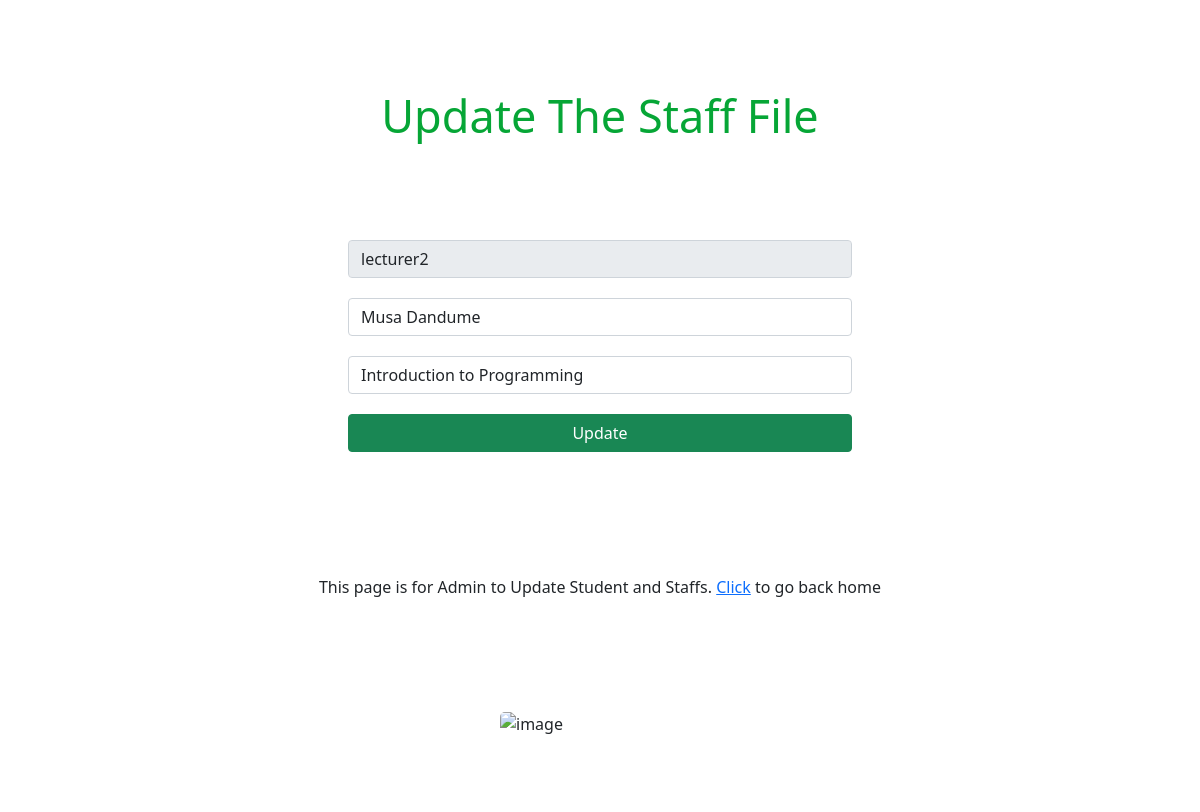
Screenshot of /update-staff/2 with the database file from the repository.
### aams/models.py (models this page shows, shortened)
class Lecturer(models.Model):
    user = models.ForeignKey(User, on_delete=models.CASCADE)
    id_user = models.IntegerField()
    lecturer_name = models.CharField(max_length=1000, blank=True)
    course_taking = models.CharField(max_length=1000, blank=True)

### aams/views.py (the view, shortened to what this page needs)
# urls.py: path('update-staff/<int:id>', views.update_staff, name='update-staff'),
def update_staff(request, id):
    users = Lecturer.objects.get(id=id)
    courses = AddCourse.objects.all()
    return render(request, 'update-staff.html', {'users':users, 'courses':courses})

### templates/update-staff.html (shortened to what this page needs)
<!DOCTYPE html>
<html lang="en">
<head>
    <link rel="stylesheet" href="../static/bootstrap/css/bootstrap.min.css">
    <link rel="stylesheet" href="../static/css/style.css">
</head>
<body>
    <div class="bodycontainer">
        <div class="body-content">
            <div class="discription">
                <h3>
                    Update the Staff file
                </h3>
            </div>
        </div>
        <div class="form-section">
            <div class="form">
                <form action="/update-staff/{{users.id}}" method="post">
                    <div class="row">
                        <input type="text" name="username" id="" class="form-control" value="{{users.user.username}}" placeholder="Username" readonly>
                    </div>
                    <div class="row">
                        <input type="text" name="f-name" id="" class="form-control" placeholder="Full Name" value="{{users.lecturer_name}}">
                    </div>
                    <div class="row">
                        <select name="course" id="" class="form-control">
                            <option value="{{users.course_taking}}">{{users.course_taking}}</option>
                        </select>
                    </div>
                    <div class="row">
                        <button class="btn btn-success">Update</button>
                    </div>
                </form>
            </div>
        </div>
        <div class="body-content">
            <div class="discription">
                <h6 class="text-center">
                    This page is for Admin to Update Student and Staffs. <a href="/admin-page" class="">Click</a> to go back home
                </h6>
            </div>
        </div>
        <div class="img">
            <img src="../static/images/logo.jpeg" alt="image">
        </div>
    </div>
</body>
</html>

### static/css/style.css (style rules this page uses)
.img { display: flex; align-items: center; justify-content: center; }
.img img { height: 100px; width: 200px; border-radius: 5px; }
.body-content { display: flex; align-items: center; justify-content: center; }
.body-content .discription { display: flex; align-items: center; justify-content: center; height: 30vh; }
.body-content .discription h3 { color: rgb(6, 166, 54); font-size: 45px; text-align: center; text-transform: capitalize; }

### templates/update-staff.html (style rules this page uses)
.form { width: 40%; }
.form-section { display: flex; flex-direction: column; align-items: center; justify-content: center; }
.form-section .row { margin-bottom: 20px; }

### rows the page displays
Lecturer: username "lecturer2", f-name "Musa Dandume", course "Introduction to Programming"
